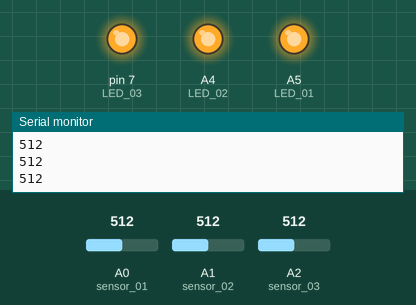
A sketch run on a simulated Arduino Uno, built with avr-gcc and run on an emulated ATmega328P. Shown: output pins drawn as LEDs (lit = HIGH), the last lines printed to the serial monitor. The inputs (shaded band) are chosen by the test bench; at power-on: A2 (sensor_03) = 512, A0 (sensor_01) = 512, A1 (sensor_02) = 512.

Above: at 1.3 s.
1.4 s: A2 (sensor_03) set to 963
3.2 s: A2 (sensor_03) set to 992
At 5.1 s:
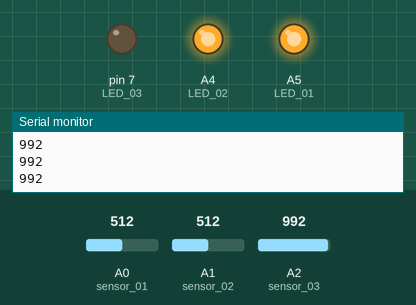
5.5 s: A0 (sensor_01) set to 966
7.2 s: A0 (sensor_01) set to 987
At 8.3 s:
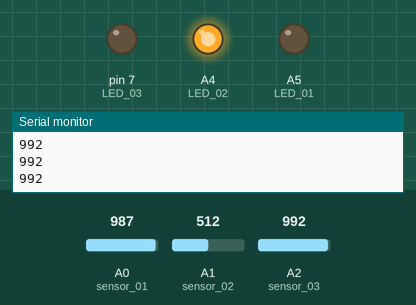
9.5 s: A2 (sensor_03) set to 900
At 11.1 s:
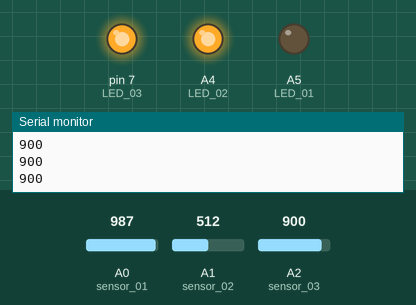
11.5 s: A1 (sensor_02) set to 961
13.2 s: A1 (sensor_02) set to 996
At 14.3 s:
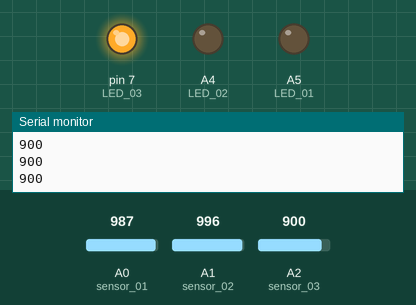
Timing chart, 0 to 16.2 s (numbered marks = the images above; inputs shaded):
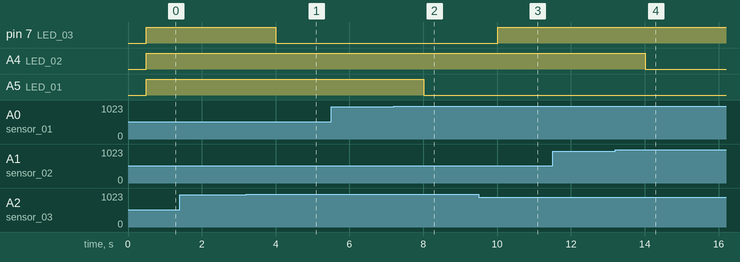

The sketch:

test008.ino
```cpp
int sensor_01 = A0, sensor_02 = A1, sensor_03 = A2;
int LED_01 = A5, LED_02 = A4, LED_03 = 7;
int val_01, val_02, val_03;
int n = 980;

void setup()
{
  pinMode(sensor_01, INPUT);
  pinMode(sensor_02, INPUT);
  pinMode(sensor_03, INPUT);
  pinMode(LED_01, OUTPUT);
  pinMode(LED_02, OUTPUT);
  pinMode(LED_03, OUTPUT);
  Serial.begin(9600);
}

void loop()
{
  val_01 = analogRead(sensor_01);
  val_02 = analogRead(sensor_02);
  val_03 = analogRead(sensor_03);
  Serial.println(val_03);
  delay(500);

  if (val_01 < n)
  {
    if (val_02 < n)
    {
      if (val_03 < n)
      {
        digitalWrite(LED_01, HIGH);
        digitalWrite(LED_02, HIGH);
        digitalWrite(LED_03, HIGH);
      }
      else
      {
        digitalWrite(LED_01, HIGH);
        digitalWrite(LED_02, HIGH);
        digitalWrite(LED_03, LOW);
      }
    }
    else if (val_03 < n)
    {
      digitalWrite(LED_01, HIGH);
      digitalWrite(LED_02, LOW);
      digitalWrite(LED_03, HIGH);
    }
    else
    {
      digitalWrite(LED_01, HIGH);
      digitalWrite(LED_02, LOW);
      digitalWrite(LED_03, LOW);
    }
  }
  else if (val_02 < n)
  {
    if (val_03 < n)
    {
      digitalWrite(LED_01, LOW);
      digitalWrite(LED_02, HIGH);
      digitalWrite(LED_03, HIGH);
    }
    else
    {
      digitalWrite(LED_01, LOW);
      digitalWrite(LED_02, HIGH);
      digitalWrite(LED_03, LOW);
    }
  }
  else if (val_03 < n)
  {
    digitalWrite(LED_01, LOW);
    digitalWrite(LED_02, LOW);
    digitalWrite(LED_03, HIGH);
  }
  else
  {
    digitalWrite(LED_01, LOW);
    digitalWrite(LED_02, LOW);
    digitalWrite(LED_03, LOW);
  }
}
```

Measured:
- the behaviour switches between 979 and 980 on A2 (sensor_03) (found by bisection; images 0 and 1)
- the behaviour switches between 979 and 980 on A0 (sensor_01) (found by bisection; images 1 and 2)
- the behaviour switches between 979 and 980 on A1 (sensor_02) (found by bisection; images 3 and 4)
- after the input at 3.2 s, pin 7 (LED_03): HIGH → LOW after 0.80 s
- after the input at 7.2 s, A5 (LED_01): HIGH → LOW after 0.81 s
- after the input at 9.5 s, pin 7 (LED_03): LOW → HIGH after 0.51 s
- after the input at 13.2 s, A4 (LED_02): HIGH → LOW after 0.81 s
